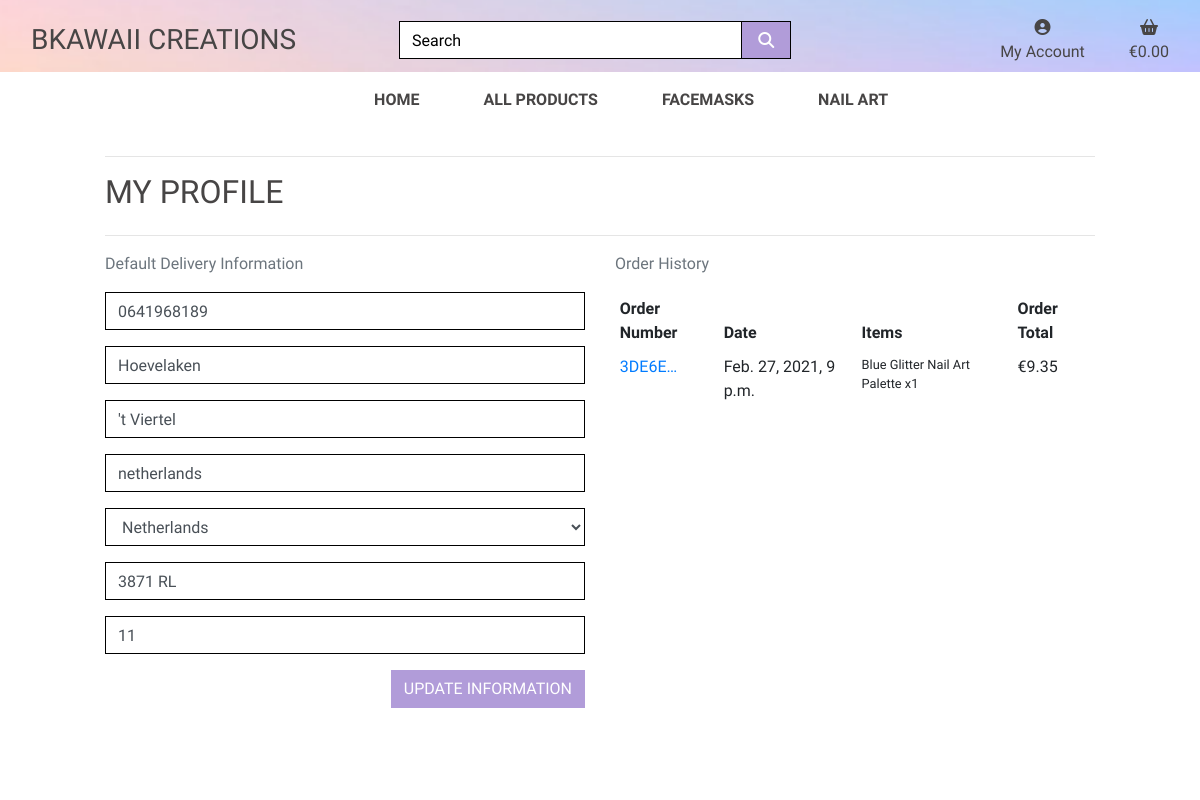
The page /profile/ (signed in) on the database as committed earlier.
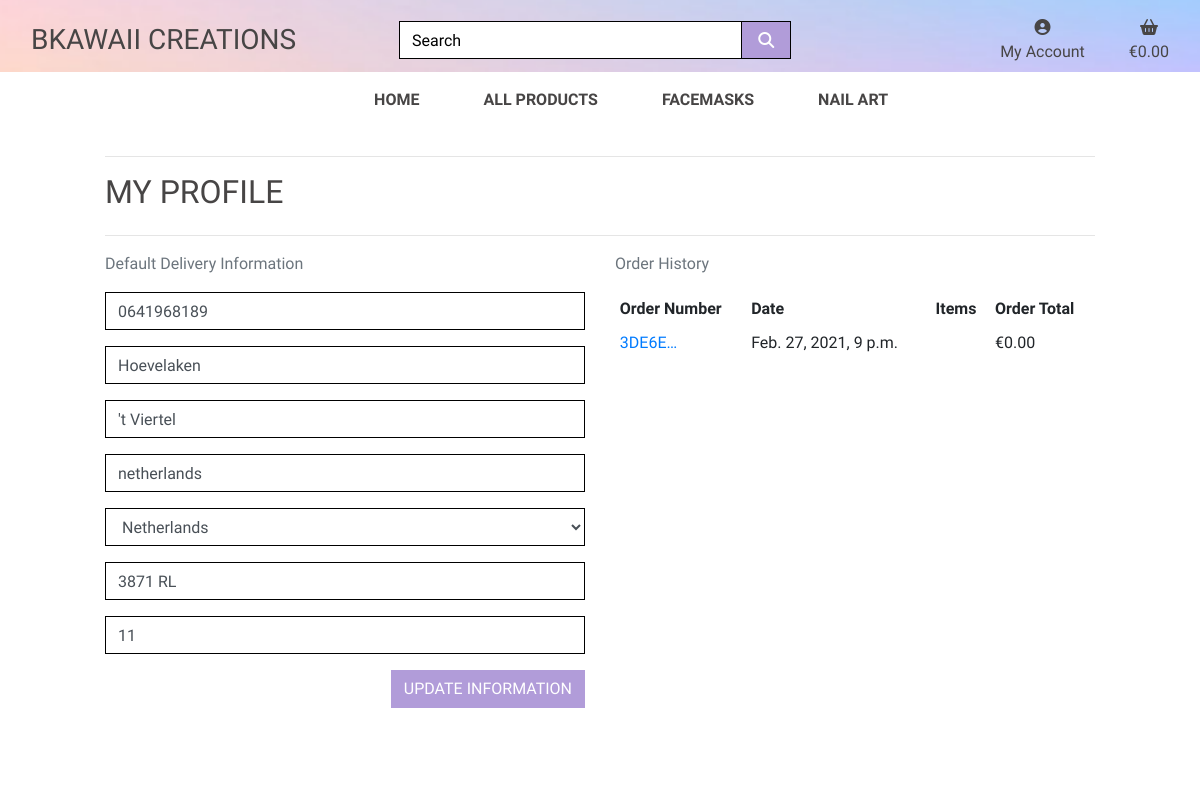
The same page on the database as committed later.
### profiles/models.py (models this page shows, shortened)
class UserProfile(models.Model):
    user = models.OneToOneField(User, on_delete=models.CASCADE)
    default_phone_number = models.CharField(max_length=20, null=True, blank=True)
    default_town_or_city = models.CharField(max_length=40, null=True, blank=True)
    default_street_address1 = models.CharField(max_length=80, null=True, blank=True)
    default_county = models.CharField(max_length=80, null=True, blank=True)
    default_country = CountryField(blank_label='Country', null=True, blank=True)
    default_postcode = models.CharField(max_length=20, null=True, blank=True)
    default_street_address2 = models.CharField(max_length=80, null=True, blank=True)

### checkout/models.py (models this page shows, shortened)
class Order(models.Model):
    order_number = models.CharField(max_length=32, null=False, editable=False)
    user_profile = models.ForeignKey(UserProfile, on_delete=models.SET_NULL,
                                     null=True, blank=True, related_name='orders')
    full_name = models.CharField(max_length=50, null=False, blank=False)
    email = models.EmailField(max_length=254, null=False, blank=False)
    phone_number = models.CharField(max_length=20, null=False, blank=False)
    country = CountryField(blank_label='Country *', null=False, blank=False)
    postcode = models.CharField(max_length=20, null=True, blank=True)
    town_or_city = models.CharField(max_length=40, null=False, blank=False)
    street_address1 = models.CharField(max_length=80, null=False, blank=False)
    street_address2 = models.CharField(max_length=80, null=True, blank=True)
    county = models.CharField(max_length=80, null=True, blank=True)
    date = models.DateTimeField(auto_now_add=True)
    delivery_cost = models.DecimalField(max_digits=6, decimal_places=2, null=False, default=0)
    order_total = models.DecimalField(max_digits=10, decimal_places=2, null=False, default=0)
    grand_total = models.DecimalField(max_digits=10, decimal_places=2, null=False, default=0)
    original_bag = models.TextField(null=False, blank=False, default='')
    stripe_pid = models.CharField(max_length=254, null=False, blank=False, default='')

class OrderLineItem(models.Model):
    order = models.ForeignKey(Order, null=False, blank=False, on_delete=models.CASCADE, related_name='lineitems')
    product = models.ForeignKey(Product, null=False, blank=False, on_delete=models.CASCADE)
    product_size = models.CharField(max_length=2, null=True, blank=True) # XS, S, M, L, XL
    quantity = models.IntegerField(null=False, blank=False, default=0)
    lineitem_total = models.DecimalField(max_digits=6, decimal_places=2, null=False, blank=False, editable=False)

### products/models.py (models this page shows, shortened)
class Product(models.Model):
    category = models.ForeignKey('Category', null=True, blank=True, on_delete=models.SET_NULL)
    sku = models.CharField(max_length=200, null=True, blank=True)
    name = models.CharField(max_length=200)
    description = models.TextField()
    price = models.DecimalField(max_digits=6, decimal_places=2)
    rating = models.DecimalField(max_digits=6, decimal_places=2, null=True, blank=True)
    image_url = models.URLField(max_length=1024, null=True, blank=True)
    image = models.ImageField(null=True, blank=True)

### profiles/views.py (the view)
# urls.py: path('profile/', include('profiles.urls')),
def profile(request):
    profile = get_object_or_404(UserProfile, user=request.user)
    if request.method == 'POST':
        form = UserProfileForm(request.POST, instance=profile)
        if form.is_valid():
            form.save()
            messages.success(request, 'Profile updated successfully')
    else:
        form = UserProfileForm(instance=profile)
    orders = profile.orders.all()
    template = 'profiles/profile.html'
    context = {
        'form': form,
        'orders': orders,
        'on_profile_page': True
    }
    return render(request, template, context)

### profiles/forms.py
class UserProfileForm(forms.ModelForm):
    class Meta:
        model = UserProfile
        exclude = ('user',)
    def __init__(self, *args, **kwargs):
        super().__init__(*args, **kwargs)
        placeholders = {
            'default_phone_number': 'Phone Number',
            'default_postcode': 'Postal Code',
            'default_town_or_city': 'Town or City',
            'default_street_address1': 'Street Address 1',
            'default_street_address2': 'Street Address 2',
            'default_county': 'County, State or Locality',
        }
        self.fields['default_phone_number'].widget.attrs['autofocus'] = True
        for field in self.fields:
            if field != 'default_country':
                if self.fields[field].required:
                    placeholder = f'{placeholders[field]} *'
                else:
                    placeholder = placeholders[field]
                self.fields[field].widget.attrs['placeholder'] = placeholder
            self.fields[field].widget.attrs['class'] = 'border-black rounded-0 profile-form-input'
            self.fields[field].label = False

### bag/contexts.py (called while the page is built, shortened)
def bag_contents(request):
    bag_items = []
    total = 0
    product_count = 0
    bag = request.session.get('bag', {})
    if total < settings.FREE_DELIVERY_THRESHOLD:
        delivery = total * Decimal(settings.STANDARD_DELIVERY_PERCENTAGE / 100)
        free_delivery_delta = settings.FREE_DELIVERY_THRESHOLD - total
    else:
        delivery = 0
        free_delivery_delta = 0
    grand_total = delivery + total
    context = {
        'bag_items': bag_items,
        'total': total,
        'product_count': product_count,
        'delivery': delivery,
        'free_delivery_delta': free_delivery_delta,
        'free_delivery_threshold': settings.FREE_DELIVERY_THRESHOLD,
        'grand_total': grand_total,
    }
    return context

### profiles/templates/profiles/profile.html (shortened to what this page needs)
{% extends "base.html" %}
{% load static %}
{% block page_header %}
    <div class="container header-container">
    </div>
{% endblock %}
{% block content %}
    <div class="overlay"></div>
    <div class="container">
        <div class="row">
            <div class="col">
                <hr>
                <h2 class="logo-font mb-4">My Profile</h2>
                <hr>
            </div>
        </div>
        <div class="row">
            <div class="col-12 col-lg-6">
                <p class="text-muted">Default Delivery Information</p>
                <form class="mt-3" action="{% url 'profile' %}" method="POST" id="profile-update-form">
                    {{ form|crispy }}
                    <button class="btn btn-black rounded-0 text-uppercase float-right">Update Information</button>
                </form>
            </div>
            <div class="col-12 col-lg-6">
                <p class="text-muted">Order History</p>
               <div class="order-history table-responsive">
                    <table class="table table-sm table-borderless">
                        <thead>
                            <tr>
                                <th>Order Number</th>
                                <th>Date</th>
                                <th>Items</th>
                                <th>Order Total</th>
                            </tr>
                        </thead>
                        <tbody>
                            {% for order in orders %}
                                <tr>
                                    <td>
                                        <a href="{% url 'order_history' order.order_number %}"
                                        title="{{ order.order_number }}">
                                            {{ order.order_number|truncatechars:6 }}
                                        </a>
                                    </td>
                                    <td>{{ order.date }}</td>
                                    <td>
                                        <ul class="list-unstyled">
                                            {% for item in order.lineitems.all %}
                                                <li class="small">
                                                    {{ item.product.name }} x{{ item.quantity }}
                                                </li>
                                            {% endfor %}
                                        </ul>
                                    </td>
                                    <td>€{{ order.grand_total }}</td>
                                </tr>
                            {% endfor %}
                        </tbody>
                    </table>
                </div>
            </div>
        </div>
{% endblock %}

### templates/base.html (shortened to what this page needs)
{% load static %}
<!doctype html>
<html lang="en">
   <head>
      {% block corecss %}
      <link rel="stylesheet" href="https://stackpath.bootstrapcdn.com/bootstrap/4.5.2/css/bootstrap.min.css">
      <link rel="stylesheet" href="{% static 'css/base.css' %}">
      {% endblock %}
   </head>
   <body>
      <header class="container-fluid fixed-top">
         <div id="topnav" class="row pt-lg-2 d-none d-lg-flex">
            <div class="col-12 col-lg-4 my-auto py-1 py-lg-0 text-center text-lg-left">
               <a href="{% url 'home' %}" class="nav-link main-logo-link">
                  <h3 class="logo-font text-black my-0">BKawaii Creations</h3>
               </a>
            </div>
            <div class="col-12 col-lg-4 my-auto py-1 py-lg-0">
               <form method="GET" action="{% url 'products' %}">
                  <div class="input-group w-100">
                     <input class="form-control border border-black rounded-0" type="text" name="q" placeholder="Search">
                     <div class="input-group-append">
                        <button class="form-control btn btn-black border border-black rounded-0" type="submit">
                        <span class="icon">
                        <i class="fas fa-search"></i>
                        </span>
                        </button>
                     </div>
                  </div>
               </form>
            </div>
            <div class="col-12 col-lg-4 my-auto py-1 py-lg-0">
               <ul class="list-inline list-unstyled text-center text-lg-right my-0">
                  <li class="list-inline-item dropdown">
                     <a class="text-black nav-link" href="#" id="user-options" data-toggle="dropdown" aria-haspopup="true" aria-expanded="false">
                        <div class="text-center">
                           <div><i class="fas fa-user-circle"></i></div>
                           <p class="my-0">My Account</p>
                        </div>
                     </a>
                  </li>
                  <li class="list-inline-item">
                     <a class="{% if grand_total %}text-info font-weight-bold{% else %}text-black{% endif %} nav-link" href="{% url 'view_bag' %}">
                        <div class="text-center">
                           <div><i class="fas fa-shopping-basket"></i></div>
                           <p class="my-0">
                              {% if grand_total %}
                              €{{ grand_total|floatformat:2 }}
                              {% else %}
                              €0.00
                              {% endif %}
                           </p>
                        </div>
                     </a>
                  </li>
               </ul>
            </div>
         </div>
         <nav class="navbar navbar-expand-lg navbar-light w-100">
            {% include 'includes/main-nav.html' %}
         </nav>
      </header>
      {% block page_header %}
      {% endblock %}
      {% block content %}
      {% endblock %}
   </body>
</html>

### templates/includes/main-nav.html (shortened to what this page needs)
<div class="collapse navbar-collapse" id="main-nav">
    <ul class="navbar-nav w-auto mx-auto">
        <li class="nav-item dropdown">
            <a class="logo-font font-weight-bold nav-link text-black mr-5" href="{% url 'home' %}">Home</a>
                </li>
        <li class="nav-item dropdown">
            <a class="logo-font font-weight-bold nav-link text-black mr-5" href="#" id="all-products-link" data-toggle="dropdown" aria-haspopup="true" aria-expanded="false">
                All Products
            </a>
        </li>
        <li class="nav-item dropdown">
            <a class="logo-font font-weight-bold nav-link text-black mr-5" href="#" id="facemasks-link" data-toggle="dropdown" aria-haspopup="true" aria-expanded="false">
                Facemasks
            </a>
        </li>
        <li class="nav-item dropdown">
            <a class="logo-font font-weight-bold nav-link text-black" href="#" id="Nailart-link" data-toggle="dropdown" aria-haspopup="true" aria-expanded="false">
                Nail Art
            </a>
        </li>
    </ul>
</div>

### static/css/base.css (style rules this page uses)
html { height: 100%; }
body { background: white; background-size: cover; height: calc(100vh - 200px); color:#474545; font-family: 'Quicksand', sans-serif; }
#topnav { background: url('/media/navbar.png'); background-size: cover; }
.w-100 { width: 106%!important; background: white; position: sticky; background-size: cover; margin-left: -1em; }
.icon { align-items: center; display: inline-flex; justify-content: center; height: 1.5rem; width: 1.5rem; }
.logo-font { text-transform: uppercase; }
.main-logo-link { width: fit-content; }
.btn-black { background: #b19cd9; color: white; }
.text-black { color:#474545 !important; }
.border-black { border: 1px solid black !important; }
.overlay { height: 100%; width: 100%; top: 0; left: 0; position: fixed; background: white; z-index: -1; }
input[name='q']::placeholder { color: black; }
.row::after { content: ""; clear: both; display: table; }
@media (min-width: 1024px) { .container { max-width: 85%; } }
@media (min-width: 992px) { .header-container { padding-top: 140px; } }

Rows that differ between the two databases and show on the page:
removed OrderLineItem: product.name "Blue Glitter Nail Art Palette", quantity "1"
changed Order "3DE6E…": grand_total "9.35" → "0.00"
